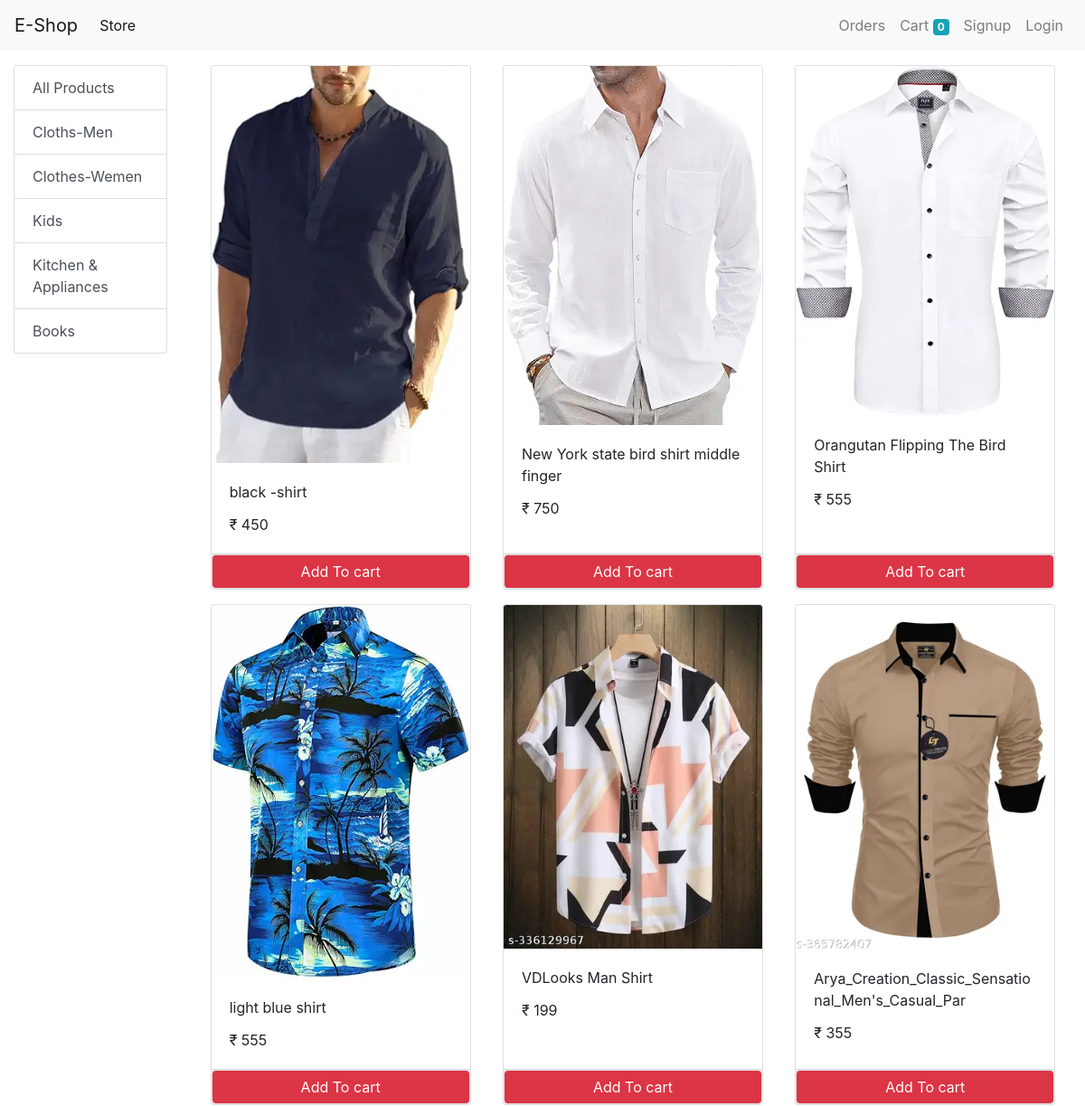
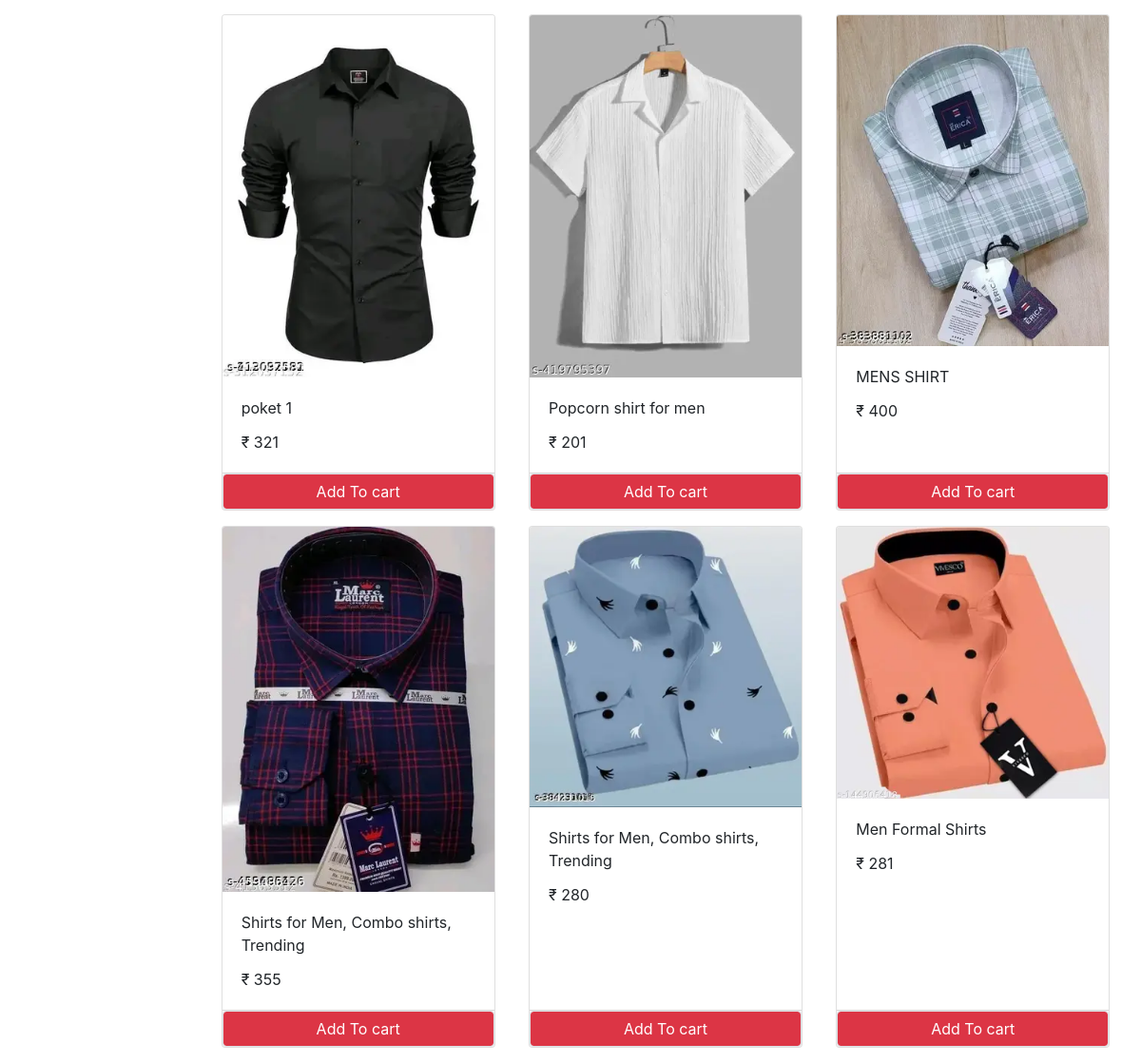
The app's page /?category=2 with its own data (2 pictures, top to bottom).
### store/models/category.py (models this page shows, shortened)
class Category(models.Model):
     name = models.CharField(max_length=20)
     @staticmethod
     def get_all_categories():
          return Category.objects.all()

### store/models/product.py (models this page shows, shortened)
class Product(models.Model):
    name = models.CharField(max_length=50)
    price = models.IntegerField(default=0)
    category = models.ForeignKey(Category , on_delete=models.CASCADE , default=1)
    description = models.CharField(max_length=200, default='', null=True, blank=True)
    image = models.ImageField(upload_to='products/', default='')
    @staticmethod
    def get_all_products_by_categaoryid(category_id):
        if category_id:
            return Product.objects.filter(category = category_id)
        else:
            return Product.get_all_products()

### store/views.py (the view, shortened to what this page needs)
# urls.py: path('', Index.as_view() , name='homepage'),
class Index(View):
    def get(self, request):
        cart = request.session.get("cart")
        if not cart:
            request.session.cart = {}
        products = None
        categories = Category.get_all_categories()
        categoryID = request.GET.get("category")
        if categoryID:
            products = Product.get_all_products_by_categaoryid(categoryID)
        else:
            products = Product.get_all_products()
        data = {}
        data["products"] = products
        data["categories"] = categories
        print("you are", request.session.get("email"))
        return render(request, "index.html", data)

### store/templatetags/cart.py (called while the page is built)
@register.filter(name='is_in_cart')
def is_in_cart(product , cart):
    keys = cart.keys()
    for id in cart:
        if int(id) == product.id:
            return True
    return False

### store/templates/index.html (shortened to what this page needs)
{% extends 'base.html' %}
{% block content %}
  {% load cart %}
  <div class="container-fluid mt-3">
    <div class="row">
      <div class="col-lg-2 mx-auto">
        <div class="list-group">
          <a href="/" class="list-group-item list-group-item-action">All Products</a>
          {% for category in categories %}
            <a href="/?category={{ category.id }}" class="list-group-item list-group-item-action">{{ category.name }}</a>
          {% endfor %}
        </div>
      </div>
      <div id="products" class="col-lg-10 mx-auto">
        <div class="row mx-auto">
          {% for product in products %}
            <div class="card mx-auto mb-3" id={{product.id}} style="width: 18rem;">
              <img class="card-img-top" src="{{ product.image.url }}" alt="Card image cap" />
              <div class="card-body">
                <p class="card-title">{{ product.name }}</p>
                <p class="card-text"> ₹ {{ product.price }}</p>
              </div>
              <div class="card-footer p-0 no-gutters">
                {% if product|is_in_cart:request.session.cart %}
                  <div class="row no-gutters">
                    <form action="/#{{product.id}}" method="POST" class="col-2">
                      {% csrf_token %}
                      <input type="text" hidden name="product" value="{{ product.id }}" />
                      <input type="text" hidden name="remove" value=" True " />
                      <input type="submit" value=" - " class="btn btn-block btn-secondary" />
                    </form>
                    <div class="text-center col">{{ product|cart_quantity:request.session.cart }}
                      in Cart</div>
                    <form action="/#{{product.id}}" method="POST" class="col-2">
                      {% csrf_token %}
                      <input type="text" hidden name="product" value="{{ product.id }}" />
                      <input type="submit" value=" + " class="btn btn-block btn-secondary" />
                    </form>
                  </div>
                {% else %}
                  <form action="/#{{product.id}}" method="POST" class="btn-block">
                    <input type="submit" class="float-right btn-block btn btn-danger border form-control" value="Add To cart" />
                  </form>
                {% endif %}
              </div>
            </div>
          {% endfor %}
        </div>
      </div>
    </div>
  </div>
{% endblock %}

### records on screen
Category: name "Cloths-Men"
Category: name "Clothes-Wemen"
Category: name "Kids"
Category: name "Kitchen & Appliances"
Category: name "Books"
Product: image (picture), name "black -shirt", price "450"
Product: image (picture), name "New York state bird shirt middle finger", price "750"
Product: image (picture), name "Orangutan Flipping The Bird Shirt", price "555"
Product: image (picture), name "light blue shirt", price "555"
Product: image (picture), name "VDLooks Man Shirt", price "199"
Product: image (picture), name "Arya_Creation_Classic_Sensational_Men's_Casual_Par", price "355"
Product: image (picture), name "poket 1", price "321"
Product: image (picture), name "Popcorn shirt for men", price "201"
Product: image (picture), name "MENS SHIRT", price "400"
Product: image (picture), name "Shirts for Men, Combo shirts, Trending", price "355"
Product: image (picture), name "Shirts for Men, Combo shirts, Trending", price "280"
Product: image (picture), name "Men Formal Shirts", price "281"

### other values on screen
{{ request.session.cart.keys|length }} "0"
